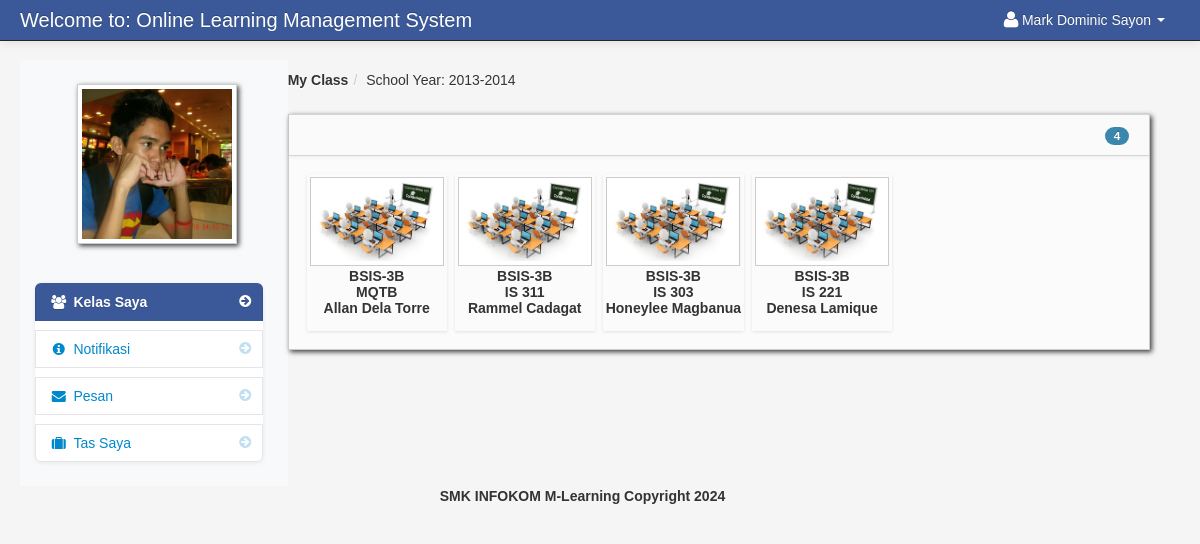
/dashboard_student.php (signed in), run on an earlier commit of the app's database.
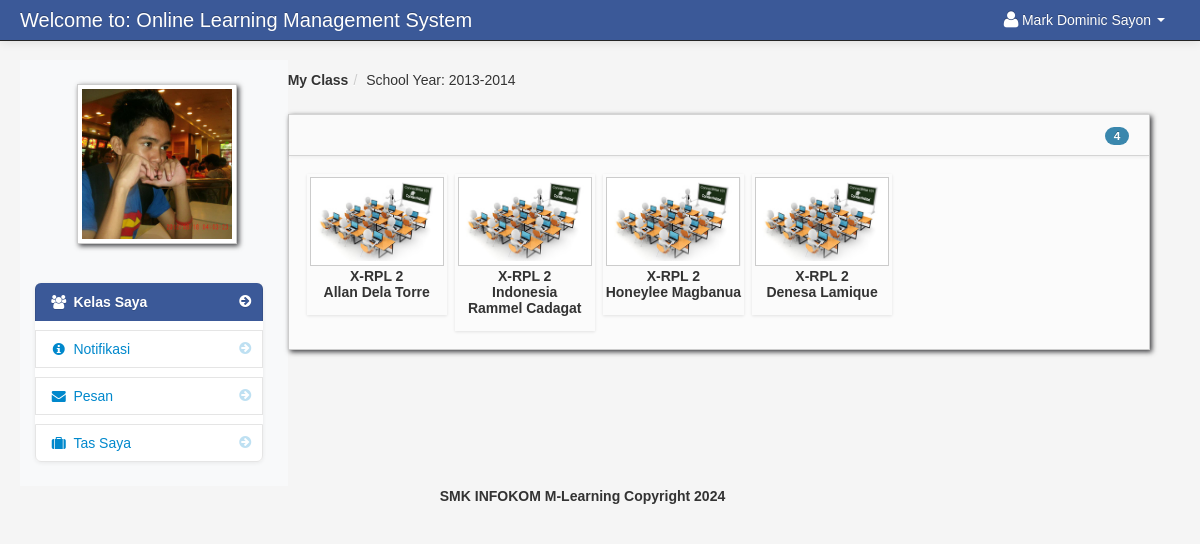
And on a later commit of the database.
### tables this page shows
CREATE TABLE `student` (
  `student_id` int(11) NOT NULL,
  `firstname` varchar(100) NOT NULL,
  `lastname` varchar(100) NOT NULL,
  `class_id` int(11) NOT NULL,
  `username` varchar(100) NOT NULL,
  `password` varchar(100) NOT NULL,
  `location` varchar(100) NOT NULL,
  `status` varchar(100) NOT NULL
);

CREATE TABLE `school_year` (
  `school_year_id` int(11) NOT NULL,
  `school_year` varchar(100) NOT NULL
);

CREATE TABLE `teacher_class_student` (
  `teacher_class_student_id` int(11) NOT NULL,
  `teacher_class_id` int(11) NOT NULL,
  `student_id` int(11) NOT NULL,
  `teacher_id` int(11) NOT NULL
);

CREATE TABLE `teacher_class` (
  `teacher_class_id` int(11) NOT NULL,
  `teacher_id` int(11) NOT NULL,
  `class_id` int(11) NOT NULL,
  `subject_id` int(11) NOT NULL,
  `thumbnails` varchar(100) NOT NULL,
  `school_year` varchar(100) NOT NULL
);

CREATE TABLE `class` (
  `class_id` int(11) NOT NULL,
  `class_name` varchar(100) NOT NULL
);

CREATE TABLE `subject` (
  `subject_id` int(11) NOT NULL,
  `subject_code` varchar(100) NOT NULL,
  `subject_title` varchar(100) NOT NULL,
  `category` varchar(100) NOT NULL,
  `description` longtext NOT NULL,
  `unit` int(11) NOT NULL,
  `Pre_req` varchar(100) NOT NULL,
  `semester` varchar(100) NOT NULL
);

CREATE TABLE `teacher` (
  `teacher_id` int(11) NOT NULL,
  `username` varchar(100) NOT NULL,
  `password` varchar(200) NOT NULL,
  `firstname` varchar(100) NOT NULL,
  `lastname` varchar(100) NOT NULL,
  `department_id` int(11) NOT NULL,
  `location` varchar(200) NOT NULL,
  `about` varchar(500) NOT NULL,
  `teacher_status` varchar(20) NOT NULL,
  `teacher_stat` varchar(100) NOT NULL
);

### session.php (called while the page is built, shortened)
<?php
$session_id=$_SESSION['id'];
?>

### dashboard_student.php (the view, shortened to what this page needs)
<?php include('header_dashboard.php'); ?>
<?php include('session.php'); ?>
<body>
    <?php include('navbar_student.php'); ?>
    <div class="container-fluid">
        <div class="row-fluid">
            <?php include('student_sidebar.php'); ?>
            <div class="span9" id="content">
                <div class="row-fluid">
                    <ul class="breadcrumb">
                        <?php
                        $school_year_query = mysqli_query($conn, "SELECT * FROM school_year ORDER BY school_year DESC") or die(mysqli_error($conn));
                        $school_year_row = mysqli_fetch_array($school_year_query);
                        ?>
                        <li><a href="#"><b>My Class</b></a><span class="divider">/</span></li>
                        <li><a href="#">School Year: <?php echo $school_year_row['school_year']; ?></a></li>
                    </ul>
                    <div class="block">
                        <div class="navbar navbar-inner block-header">
                            <div class="muted pull-right">
                                <?php
                                $query = mysqli_query($conn, "
                                    SELECT * FROM teacher_class_student
                                    LEFT JOIN teacher_class ON teacher_class.teacher_class_id = teacher_class_student.teacher_class_id
                                    LEFT JOIN class ON class.class_id = teacher_class.class_id
                                    LEFT JOIN subject ON subject.subject_id = teacher_class.subject_id
                                    LEFT JOIN teacher ON teacher.teacher_id = teacher_class.teacher_id
                                    WHERE student_id = '$session_id' AND school_year = '{$school_year_row['school_year']}'
                                ") or die(mysqli_error($conn));
                                $count = mysqli_num_rows($query);
                                ?>
                                <span class="badge badge-info"><?php echo $count; ?></span>
                            </div>
                        </div>
                        <div class="block-content collapse in">
                            <div class="span12">
                                <ul id="da-thumbs" class="da-thumbs">
                                    <?php if ($count > 0) {
                                        while ($row = mysqli_fetch_array($query)) {
                                            $id = $row['teacher_class_id'];
                                    ?>
                                        <li>
                                            <a href="my_classmates.php?id=<?php echo $id; ?>">
                                                <img src="<?php echo $row['thumbnails']; ?>" width="124" height="140" class="img-polaroid">
                                            </a>
                                            <p class="class"><?php echo $row['class_name']; ?></p>
                                            <p class="subject"><?php echo $row['subject_code']; ?></p>
                                            <p class="subject"><?php echo $row['firstname'] . " " . $row['lastname']; ?></p>
                                        </li>
                                    <?php }
                                    } else { ?>
                                        <div class="alert alert-info">
                                            <i class="icon-info-sign"></i> Kamu tidak masuk dalam Kelas manapun
                                        </div>
                                    <?php } ?>
                                </ul>
                            </div>
                        </div>
                    </div>
                </div>
            </div>
        </div>
        <?php include('footer.php'); ?>
    </div>
    <?php include('script.php'); ?>
</body>
</html>

### header_dashboard.php (shortened to what this page needs)
<!DOCTYPE html>
<html class="no-js">
    <head>
        <link href="admin/bootstrap/css/bootstrap.min.css" rel="stylesheet" media="screen">
        <link href="admin/bootstrap/css/bootstrap-responsive.min.css" rel="stylesheet" media="screen">
        <link href="admin/bootstrap/css/font-awesome.css" rel="stylesheet" media="screen">
        <link href="admin/bootstrap/css/my_style.css" rel="stylesheet" media="screen">
        <link href="admin/bootstrap/css/print.css" rel="stylesheet" media="print">
        <link href="admin/vendors/easypiechart/jquery.easy-pie-chart.css" rel="stylesheet" media="screen">
        <link href="admin/assets/styles.css" rel="stylesheet" media="screen">
		<link href="admin/vendors/fullcalendar/fullcalendar.css" rel="stylesheet" media="screen">
		<link href="admin/assets/DT_bootstrap.css" rel="stylesheet" media="screen">
		<link href="admin/vendors/jGrowl/jquery.jgrowl.css" rel="stylesheet" media="screen">
		<link rel="stylesheet" type="text/css" href="admin/vendors/bootstrap-wysihtml5/src/bootstrap-wysihtml5.css"></link>
		<link href="admin/vendors/jGrowl/jquery.jgrowl.css" rel="stylesheet" media="screen">
    </head>

### navbar_student.php (shortened to what this page needs)
<div class="navbar navbar-fixed-top navbar-inverse">
        <div class="navbar-inner">
            <div class="container-fluid">
                <a class="brand" href="#">Welcome to: Online Learning Management System</a>
					<div class="nav-collapse collapse">
						<ul class="nav pull-right">
							<?php $query= mysqli_query($conn,"select * from student where student_id = '$session_id'")or die(mysqli_error());
									$row = mysqli_fetch_array($query);
							?>
							<li class="dropdown">
								<a href="#" role="button" class="dropdown-toggle" data-toggle="dropdown"> <i class="icon-user icon-large"></i><?php echo $row['firstname']." ".$row['lastname'];  ?> <i class="caret"></i></a>
							</li>
						</ul>
					</div>
            </div>
        </div>
</div>

### student_sidebar.php (shortened to what this page needs)
<!DOCTYPE html>
<html lang="en">
<head>
</head>
<body>
    <?php
    $currentPage = basename($_SERVER['PHP_SELF']);
    ?>
    <div class="span3" id="sidebar">
        <div id="img-container">
            <img id="avatar" class="img-polaroid" src="admin/<?php echo htmlspecialchars($row['location'], ENT_QUOTES, 'UTF-8'); ?>">
        </div>
        <ul class="nav nav-list bs-docs-sidenav nav-collapse collapse" id="menu-list">
            <li class="<?php echo $currentPage === 'dashboard_student.php' ? 'active' : ''; ?>">
                <a href="dashboard_student.php">
                    <i class="icon-chevron-right"></i><i class="icon-group"></i>&nbsp;Kelas Saya
                </a>
            </li>
            <li class="<?php echo $currentPage === 'student_notification.php' ? 'active' : ''; ?>">
                <a href="student_notification.php">
                    <i class="icon-chevron-right"></i><i class="icon-info-sign"></i>&nbsp;Notifikasi
                </a>
            </li>
            <li class="<?php echo $currentPage === 'student_message.php' ? 'active' : ''; ?>">
                <a href="student_message.php">
                    <i class="icon-chevron-right"></i><i class="icon-envelope-alt"></i>&nbsp;Pesan
                </a>
            </li>
            <li class="<?php echo $currentPage === 'backpack.php' ? 'active' : ''; ?>">
                <a href="backpack.php">
                    <i class="icon-chevron-right"></i><i class="icon-suitcase"></i>&nbsp;Tas Saya
                </a>
            </li>
        </ul>
    </div>
</body>
</html>

### footer.php
<center>
		<footer>
		<p>SMK INFOKOM M-Learning Copyright 2024</p>
		</footer>
</center>

### script.php (shortened to what this page needs)
	<link href="admin/vendors/datepicker.css" rel="stylesheet" media="screen">
	<link href="admin/vendors/uniform.default.css" rel="stylesheet" media="screen">
	<link href="admin/vendors/chosen.min.css" rel="stylesheet" media="screen">
<link rel="stylesheet" type="text/css" href="admin/assets//style.css" />
	<link href="admin/vendors/datepicker.css" rel="stylesheet" media="screen">

### admin/assets/styles.css (style rules this page uses)
body { padding-top: 60px; padding-bottom: 40px; background-color: #f5f5f5; }
#content { margin-left:0px; }
.breadcrumb { margin: 0 0 0px; padding: 10px 0px; background-color: transparent; }
.block { background: url("../images/pixel-60fff.png") repeat scroll 0 0 rgba(0, 0, 0, 0) !important; border: 1px solid #ccc; background: white; margin: 1em 0em; border-top: none; -webkit-box-shadow: 2px 2px 5px rgba(0, 0, 6, 0.75); -moz-box-shadow: 2px 2px 5px rgba(0, 0, 6, 0.75); box-shadow: 2px 2px 5px rgba(0, 0, 6, 0.75); }
.block-content { margin: 1em; min-height: .25em; }
.block-header { margin-bottom: 0px; border-right: none; border-left: none; -webkit-border-radius: 0px; -moz-border-radius: 0px; border-radius: 0px; }
.block-header div { padding-top: 10px; }
.bs-docs-sidenav { max-width: 228px; margin: 30px 0 0; padding: 0; background-color: #fff; -webkit-border-radius: 6px; -moz-border-radius: 6px; border-radius: 6px; -webkit-box-shadow: 0 1px 4px rgba(0,0,0,.065); -moz-box-shadow: 0 1px 4px rgba(0,0,0,.065); box-shadow: 0 1px 4px rgba(0,0,0,.065); }
.bs-docs-sidenav > li > a { display: block; width: 190px \9; margin: 0 0 -1px; padding: 8px 14px; border: 1px solid #e5e5e5; }
.bs-docs-sidenav > li:first-child > a { -webkit-border-radius: 6px 6px 0 0; -moz-border-radius: 6px 6px 0 0; border-radius: 6px 6px 0 0; }
.bs-docs-sidenav > li:last-child > a { -webkit-border-radius: 0 0 6px 6px; -moz-border-radius: 0 0 6px 6px; border-radius: 0 0 6px 6px; }
.bs-docs-sidenav > .active > a { position: relative; z-index: 2; padding: 9px 15px; border: 0; text-shadow: 0 1px 0 rgba(0,0,0,.15); -webkit-box-shadow: inset 1px 0 0 rgba(0,0,0,.1), inset -1px 0 0 rgba(0,0,0,.1); -moz-box-shadow: inset 1px 0 0 rgba(0,0,0,.1), inset -1px 0 0 rgba(0,0,0,.1); box-shadow: inset 1px 0 0 rgba(0,0,0,.1), inset -1px 0 0 rgba(0,0,0,.1); }
.bs-docs-sidenav .icon-chevron-right { float: right; margin-top: 2px; margin-right: -6px; opacity: .25; }
.bs-docs-sidenav .active .icon-chevron-right, .bs-docs-sidenav .active a:hover .icon-chevron-right { opacity: 1; }

### admin/assets/style.css (style rules this page uses)
.da-thumbs { float: left; list-style: none outside none; margin: 0; padding: 0; position: relative; }
.da-thumbs li { float: left; margin: 4px; padding: 3px; position: relative; box-shadow: 0 1px 3px rgba(0,0,0,0.1); }
.da-thumbs li a, .da-thumbs li a img { display: block; position: relative; }
.da-thumbs li a { overflow: hidden; }
.class { font-family: helvetica !important; font-weight: bold; text-align: center; }
.subject { font-family: helvetica !important; font-weight: bold; text-align: center; margin-top: -14px; }

### student_sidebar.php (style rules this page uses)
.span3 { width: 300px; padding: 15px; background-color: #f8f9fa; transition: all 0.3s ease-in-out; }
#avatar { width: 150px; height: 150px; transition: transform 0.3s ease-in-out; }
.nav-list { list-style-type: none; padding: 0; }
.nav-list li { margin-bottom: 10px; transition: all 0.3s ease-in-out; }
.nav-list li.active a { font-weight: bold; }
.nav-collapse, .collapse { filter: none !important; backdrop-filter: none !important; opacity: 1 !important; transform: none !important; }

What changed in the data, as far as the page shows it:
changed through a linked row, teacher_class_student "Allan": class.class_name "BSIS-3B" → "X-RPL 2"; subject.subject_code "MQTB" → (not shown)
changed through a linked row, teacher_class_student "Rammel": class.class_name "BSIS-3B" → "X-RPL 2"; subject.subject_code "IS 311" → "Indonesia"
changed through a linked row, teacher_class_student "Honeylee": class.class_name "BSIS-3B" → "X-RPL 2"; subject.subject_code "IS 303" → (not shown)
changed through a linked row, teacher_class_student "Denesa": class.class_name "BSIS-3B" → "X-RPL 2"; subject.subject_code "IS 221" → (not shown)
